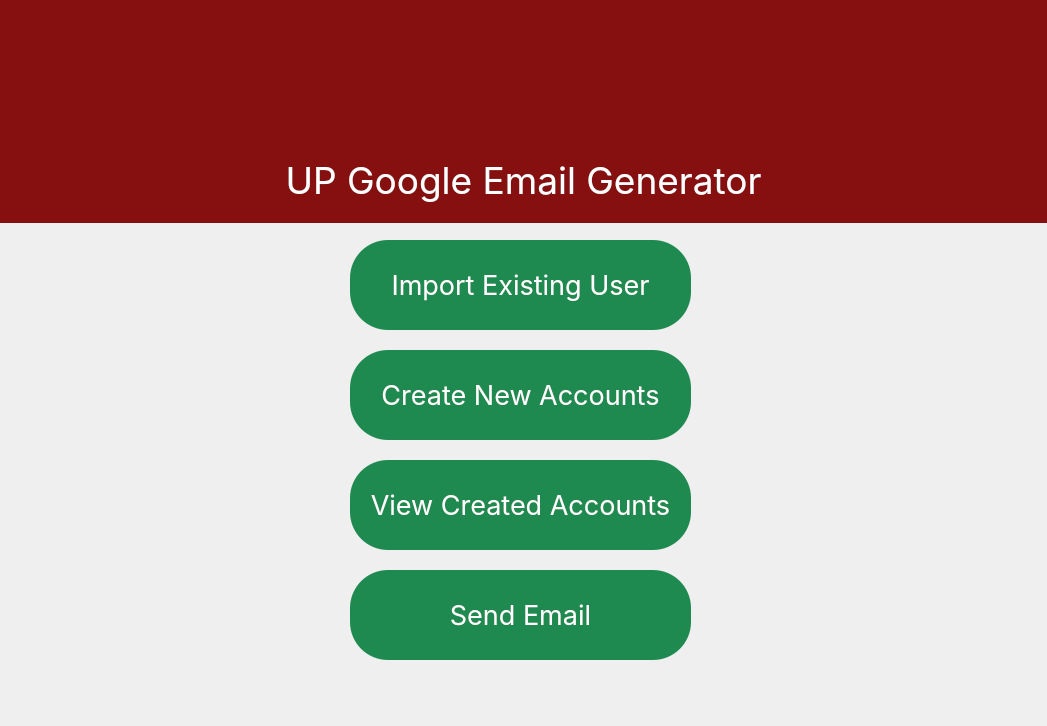
<?xml version="1.0" encoding="UTF-8"?>
<ui version="4.0">
 <class>MainWindow</class>
 <widget class="QMainWindow" name="MainWindow">
  <property name="geometry">
   <rect>
    <x>0</x>
    <y>0</y>
    <width>1047</width>
    <height>726</height>
   </rect>
  </property>
  <property name="minimumSize">
   <size>
    <width>1047</width>
    <height>726</height>
   </size>
  </property>
  <property name="maximumSize">
   <size>
    <width>1047</width>
    <height>726</height>
   </size>
  </property>
  <property name="windowTitle">
   <string>UP Google Email Generator</string>
  </property>
  <property name="styleSheet">
   <string notr="true">#title{
	background-color: #860f0f;
	color: white;
	padding-bottom: 10px;
}

QPushButton{
	background-color: #1f8a50;
	border: none;
	border-radius: 38px;
	color: white;
}

QPushButton:hover{
	background-color: #1f6450;
	border: none;
	border-radius: 38px;
	color: white;
}

QPushButton:pressed{
	background-color: #1f4e3a;
	border: none;
	border-radius: 38px;
	color: white;
}</string>
  </property>
  <widget class="QWidget" name="centralwidget">
   <widget class="QLabel" name="title">
    <property name="geometry">
     <rect>
      <x>0</x>
      <y>0</y>
      <width>1047</width>
      <height>223</height>
     </rect>
    </property>
    <property name="minimumSize">
     <size>
      <width>1047</width>
      <height>223</height>
     </size>
    </property>
    <property name="maximumSize">
     <size>
      <width>1047</width>
      <height>223</height>
     </size>
    </property>
    <property name="font">
     <font>
      <family>Inter</family>
      <pointsize>28</pointsize>
     </font>
    </property>
    <property name="text">
     <string>UP Google Email Generator</string>
    </property>
    <property name="alignment">
     <set>Qt::AlignBottom|Qt::AlignHCenter</set>
    </property>
   </widget>
   <widget class="QLabel" name="label">
    <property name="geometry">
     <rect>
      <x>420</x>
      <y>-20</y>
      <width>206</width>
      <height>211</height>
     </rect>
    </property>
    <property name="minimumSize">
     <size>
      <width>0</width>
      <height>0</height>
     </size>
    </property>
    <property name="maximumSize">
     <size>
      <width>206</width>
      <height>211</height>
     </size>
    </property>
    <property name="text">
     <string/>
    </property>
    <property name="textFormat">
     <enum>Qt::AutoText</enum>
    </property>
    <property name="pixmap">
     <pixmap>OU LOGO.png</pixmap>
    </property>
    <property name="scaledContents">
     <bool>true</bool>
    </property>
   </widget>
   <widget class="QPushButton" name="importUserBtn">
    <property name="geometry">
     <rect>
      <x>350</x>
      <y>240</y>
      <width>341</width>
      <height>90</height>
     </rect>
    </property>
    <property name="maximumSize">
     <size>
      <width>384</width>
      <height>90</height>
     </size>
    </property>
    <property name="font">
     <font>
      <family>Inter</family>
      <pointsize>20</pointsize>
     </font>
    </property>
    <property name="text">
     <string>Import Existing User</string>
    </property>
   </widget>
   <widget class="QPushButton" name="createAccBtn">
    <property name="geometry">
     <rect>
      <x>350</x>
      <y>350</y>
      <width>341</width>
      <height>90</height>
     </rect>
    </property>
    <property name="maximumSize">
     <size>
      <width>384</width>
      <height>90</height>
     </size>
    </property>
    <property name="font">
     <font>
      <family>Inter</family>
      <pointsize>20</pointsize>
     </font>
    </property>
    <property name="text">
     <string>Create New Accounts</string>
    </property>
   </widget>
   <widget class="QPushButton" name="viewAccBtn">
    <property name="geometry">
     <rect>
      <x>350</x>
      <y>460</y>
      <width>341</width>
      <height>90</height>
     </rect>
    </property>
    <property name="maximumSize">
     <size>
      <width>384</width>
      <height>90</height>
     </size>
    </property>
    <property name="font">
     <font>
      <family>Inter</family>
      <pointsize>20</pointsize>
     </font>
    </property>
    <property name="text">
     <string>View Created Accounts</string>
    </property>
   </widget>
   <widget class="QPushButton" name="sendEmailBtn">
    <property name="geometry">
     <rect>
      <x>350</x>
      <y>570</y>
      <width>341</width>
      <height>90</height>
     </rect>
    </property>
    <property name="maximumSize">
     <size>
      <width>384</width>
      <height>90</height>
     </size>
    </property>
    <property name="font">
     <font>
      <family>Inter</family>
      <pointsize>20</pointsize>
     </font>
    </property>
    <property name="text">
     <string>Send Email</string>
    </property>
   </widget>
  </widget>
 </widget>
 <resources/>
 <connections/>
</ui>
